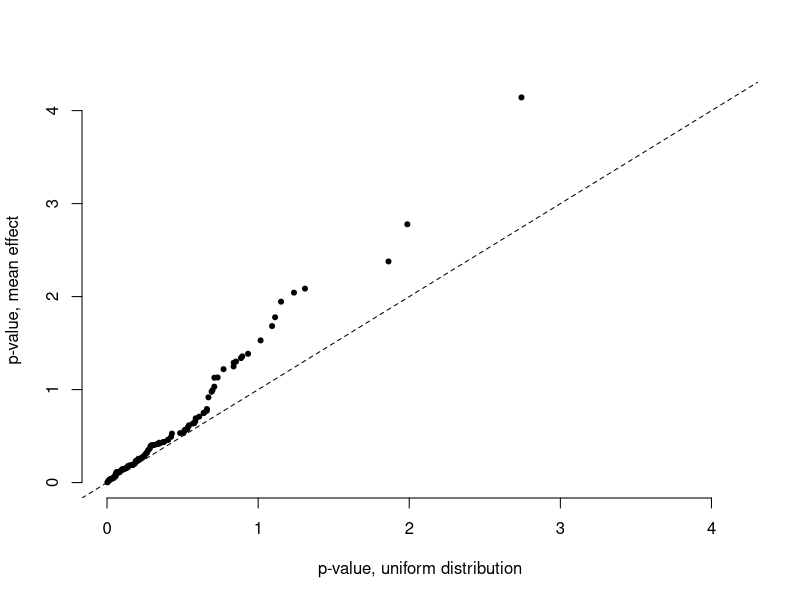
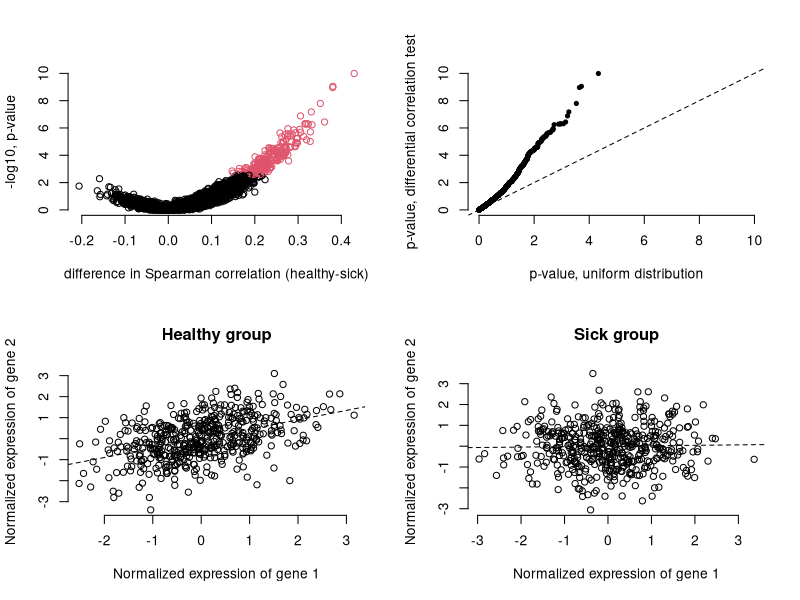
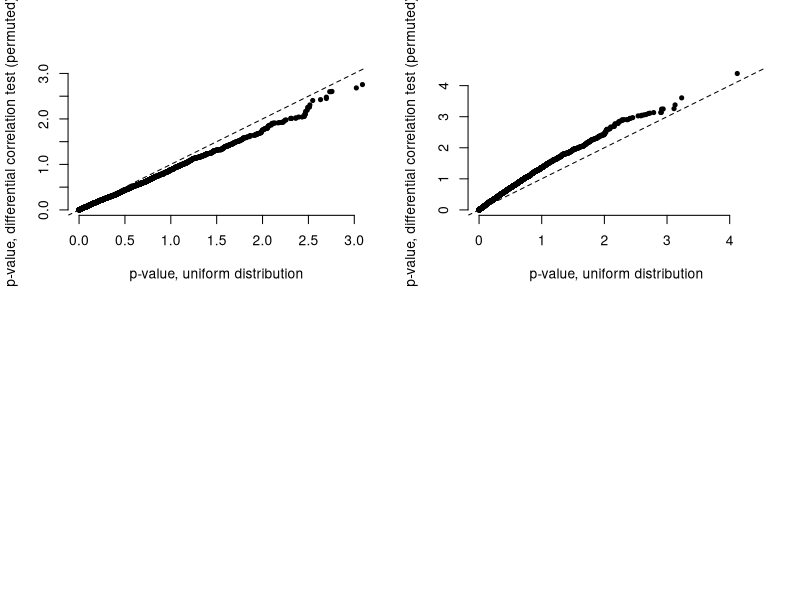

R code for these plots, in order:
############
# set parameters and underlying correlation structure
# in this example, correlations are reduced in magnitude in sick individuals relative to healthy individuals for a subset of gene pairs
############

n=1000
healthy=n/2
sick=n/2
prop_change=1/10
change_effect_size=1/4
genes=100

mat_h<-diag(genes)
mat_s<-diag(genes)

# gene pairs in healthy individuals display a range of correlation values
tmp<- sample( runif(10000,0.1,0.9) ,length(mat_h[upper.tri(mat_h)]))
mat_h[upper.tri(mat_h)] <- tmp
mat_h[lower.tri(mat_h)] <- t(mat_h)[lower.tri(mat_h)]

# for sick people, correlations are similar but reduced at a subset of sites
tmp<-as.data.frame(tmp)
tmp$change<-0
tmp$change[sample(1:dim(tmp)[1],dim(tmp)[1]*prop_change)]<-1
tmp$new<-tmp$tmp
tmp$new[which(tmp$change==1)]<-tmp$tmp[which(tmp$change==1)] * change_effect_size

mat_s[upper.tri(mat_s)] <- tmp$new
mat_s[lower.tri(mat_s)] <- t(mat_s)[lower.tri(mat_s)]

############
# simulate gene expression data from underlying correlation structure
############

library(MASS)
library(Matrix)
mat_h2<-as.matrix(nearPD(mat_h,ensureSymmetry=TRUE)[[1]])
mat_s2<-as.matrix(nearPD(mat_s,ensureSymmetry=TRUE)[[1]])

# simulate mean differences in expression between healthy and sick individuals for a subset of genes as well (to make things more realistic, and to check normalization)
mean_h<-rep(0,genes)
mean_s<-rep(0,genes)
mean_s[sample(1:genes,genes*prop_change)]<-0.25

e_h = mvrnorm(healthy, mean_h, mat_h2) 
e_s = mvrnorm(sick, mean_s, mat_s2) 
e_all<-as.data.frame(cbind(t(e_h),t(e_s)))

# confirm mean differences in expression
predictor<-c(rep(0,healthy),rep(1,sick))
p1<-apply(e_all,1,function(x) summary(lm(x ~ predictor))$coefficients[2,4])
qqplot(-log10(runif(genes)),-log10(p1),pch=20,xlab='p-value, uniform distribution',ylab='p-value, mean effect',bty='n',xlim=c(0,max(-log10(p1))),ylim=c(0,max(-log10(p1))))
x=c(0,1);y=c(0,1);abline(lm(y~x),lty=2)

############
# test for differences in correlation between healthy and sick
############

# get all possible pairwise combinations of genes
pairs<-as.data.frame(t(combn( 1:genes, 2)))

# scale data within the classes to be compared
tmp<-matrix(nrow=dim(e_all)[1],ncol=dim(e_all)[2])
for (i in c(1:dim(tmp)[1])) {
tmp[i,which(predictor==1)]<-scale( t(e_all[i,which(predictor==1)] ),center = TRUE, scale = TRUE)
tmp[i,which(predictor==0)]<-scale( t(e_all[i,which(predictor==0)] ),center = TRUE, scale = TRUE)
} 
e_all_norm<-tmp

# confirm there are no longer mean differences in expression
p2<-apply(e_all_norm,1,function(x) summary(lm(x ~ predictor))$coefficients[2,4])
summary(p2)

# confirm there are no/minimal variance differences in expression either
p2<-apply(e_all_norm,1,function(x) var(x[which(predictor==0)]) - var(x[which(predictor==1)]))
summary(p2)

# test for differences in correlation (this will take a few minutes to run, depending on sample size and gene number)
results <- as.data.frame(t(Reduce(cbind,lapply(1:dim(pairs)[1], function(i) {
tmp1<-(e_all_norm[pairs$V1[i],])
tmp2<-(e_all_norm[pairs$V2[i],])
# here, a linear model is used to test for differences in correlation between groups; however, any number of other statistical methods (e.g., linear models with additional covariates or linear mixed effects models) could be used in the same framework
# to use an alternate statistical approach, extract the product matrix and use it as the outcome variable in another type of statistical model  
return( c( cor.test( e_all_norm[pairs$V1[i],which(predictor==0)] , e_all_norm[pairs$V2[i],which(predictor==0)] ,method='spearman')$estimate, cor.test( e_all_norm[pairs$V1[i],which(predictor==1)] , e_all_norm[pairs$V2[i],which(predictor==1)] ,method='spearman')$estimate, summary(lm( scale(tmp1*tmp2) ~ predictor))$coefficients[2,4]))
}))))
names(results)<-c('cor_healthy','cor_sick','p_value')

############
# visualize results
############

par(mfrow=c(2,2))

# volcano plot
library(qvalue)
results$qvalue<-qvalue(results$p_value)$qvalues
plot(results$cor_healthy - results$cor_sick,-log10(results$p_value),bty='n',col=as.factor(results$qvalue<0.05),xlab='difference in Spearman correlation (healthy-sick)',ylab='-log10, p-value')

# qq-plot
qqplot(-log10(runif(dim(pairs)[1])),-log10(results$p_value),pch=20,xlab='p-value, uniform distribution',ylab='p-value, differential correlation test',bty='n',xlim=c(0,max(-log10(results$p_value))),ylim=c(0,max(-log10(results$p_value))))
x=c(0,1);y=c(0,1);abline(lm(y~x),lty=2)

# example
i<-which( results$p_value==min(results$p_value))
plot( e_all_norm[pairs$V1[i],which(predictor==0)] , e_all_norm[pairs$V2[i],which(predictor==0)] ,bty='n',xlab='Normalized expression of gene 1',ylab='Normalized expression of gene 2',main='Healthy group')
abline(lm ( e_all_norm[pairs$V2[i],which(predictor==0)] ~ e_all_norm[pairs$V1[i],which(predictor==0)] ),lty=2)

plot( e_all_norm[pairs$V1[i],which(predictor==1)] , e_all_norm[pairs$V2[i],which(predictor==1)] ,bty='n',xlab='Normalized expression of gene 1',ylab='Normalized expression of gene 2',main='Sick group')
abline(lm ( e_all_norm[pairs$V2[i],which(predictor==1)] ~ e_all_norm[pairs$V1[i],which(predictor==1)] ),lty=2)

############
# check null expectations through permutation
# permute the sample labels before manipulating the gene expression data
############

predictor_perm<-sample(predictor)

# scale data within the classes to be (permuted) compared
tmp<-matrix(nrow=dim(e_all)[1],ncol=dim(e_all)[2])
for (i in c(1:dim(tmp)[1])) {
tmp[i,which(predictor_perm==1)]<-scale( t(e_all[i,which(predictor_perm==1)] ),center = TRUE, scale = TRUE)
tmp[i,which(predictor_perm==0)]<-scale( t(e_all[i,which(predictor_perm==0)] ),center = TRUE, scale = TRUE)
} 
e_all_norm<-tmp

# test for differences in correlation using permuted predictor variable (this will take a few minutes to run, depending on sample size and gene number)
results_perm <- as.data.frame(t(Reduce(cbind,lapply(1:dim(pairs)[1], function(i) {
tmp1<-(e_all_norm[pairs$V1[i],])
tmp2<-(e_all_norm[pairs$V2[i],])
return( c( cor.test( e_all_norm[pairs$V1[i],which(predictor_perm==0)] , e_all_norm[pairs$V2[i],which(predictor_perm==0)] ,method='spearman')$estimate, cor.test( e_all_norm[pairs$V1[i],which(predictor_perm==1)] , e_all_norm[pairs$V2[i],which(predictor_perm==1)] ,method='spearman')$estimate, summary(lm( scale(tmp1*tmp2) ~ predictor_perm))$coefficients[2,4]))
}))))
names(results_perm)<-c('cor_healthy','cor_sick','p_value')

# qq-plot - should not show any enrichment of low p-values relative to a uniform distribution  
qqplot(-log10(runif(dim(pairs)[1])),-log10(results_perm$p_value),pch=20,xlab='p-value, uniform distribution',ylab='p-value, differential correlation test (permuted)',bty='n',xlim=c(0,max(-log10(results_perm$p_value))),ylim=c(0,max(-log10(results_perm$p_value))))
x=c(0,1);y=c(0,1);abline(lm(y~x),lty=2)

############
# check null expectations through permutation
# permute the sample labels before running statistical tests (shown here = linear models)
############

predictor_perm<-sample(predictor)

# scale data within the (non permuted) classes to be compared
tmp<-matrix(nrow=dim(e_all)[1],ncol=dim(e_all)[2])
for (i in c(1:dim(tmp)[1])) {
tmp[i,which(predictor==1)]<-scale( t(e_all[i,which(predictor==1)] ),center = TRUE, scale = TRUE)
tmp[i,which(predictor==0)]<-scale( t(e_all[i,which(predictor==0)] ),center = TRUE, scale = TRUE)
} 
e_all_norm<-tmp

# test for differences in correlation using permuted predictor variable (this will take a few minutes to run, depending on sample size and gene number)
results_perm2 <- as.data.frame(t(Reduce(cbind,lapply(1:dim(pairs)[1], function(i) {
tmp1<-(e_all_norm[pairs$V1[i],])
tmp2<-(e_all_norm[pairs$V2[i],])
return( c( cor.test( e_all_norm[pairs$V1[i],which(predictor_perm==0)] , e_all_norm[pairs$V2[i],which(predictor_perm==0)] ,method='spearman')$estimate, cor.test( e_all_norm[pairs$V1[i],which(predictor_perm==1)] , e_all_norm[pairs$V2[i],which(predictor_perm==1)] ,method='spearman')$estimate, summary(lm( scale(tmp1*tmp2) ~ predictor_perm))$coefficients[2,4]))
}))))
names(results_perm2)<-c('cor_healthy','cor_sick','p_value')

# qq-plot - should not show any enrichment of low p-values relative to a uniform distribution  
qqplot(-log10(runif(dim(pairs)[1])),-log10(results_perm2$p_value),pch=20,xlab='p-value, uniform distribution',ylab='p-value, differential correlation test (permuted)',bty='n',xlim=c(0,max(-log10(results_perm2$p_value))),ylim=c(0,max(-log10(results_perm2$p_value))))
x=c(0,1);y=c(0,1);abline(lm(y~x),lty=2)
